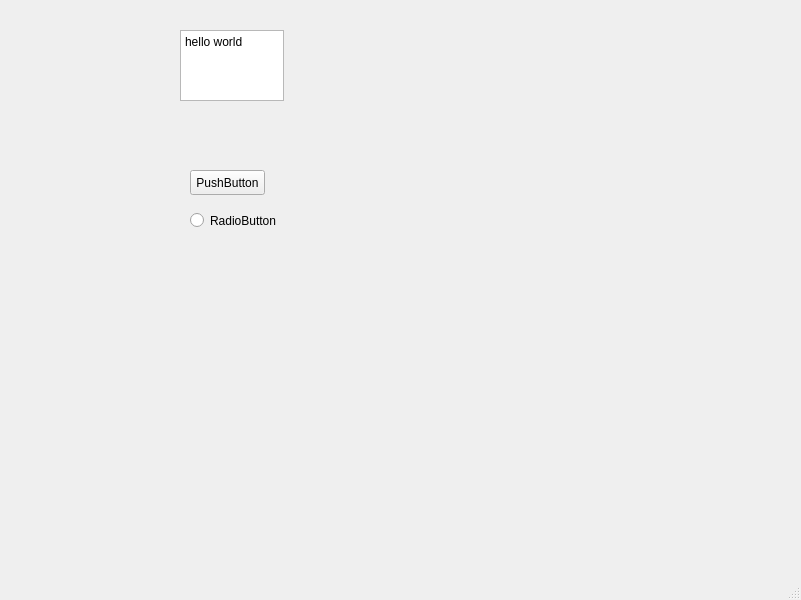
<?xml version="1.0" encoding="UTF-8"?>
<ui version="4.0">
 <class>MainWindow</class>
 <widget class="QMainWindow" name="MainWindow">
  <property name="geometry">
   <rect>
    <x>0</x>
    <y>0</y>
    <width>801</width>
    <height>600</height>
   </rect>
  </property>
  <property name="windowTitle">
   <string>MainWindow</string>
  </property>
  <widget class="QWidget" name="centralwidget">
   <widget class="QPushButton" name="pushButton">
    <property name="geometry">
     <rect>
      <x>190</x>
      <y>170</y>
      <width>75</width>
      <height>25</height>
     </rect>
    </property>
    <property name="text">
     <string>PushButton</string>
    </property>
   </widget>
   <widget class="QRadioButton" name="radioButton">
    <property name="geometry">
     <rect>
      <x>190</x>
      <y>210</y>
      <width>89</width>
      <height>21</height>
     </rect>
    </property>
    <property name="text">
     <string>RadioButton</string>
    </property>
   </widget>
   <widget class="QTextEdit" name="textEdit">
    <property name="geometry">
     <rect>
      <x>180</x>
      <y>30</y>
      <width>104</width>
      <height>71</height>
     </rect>
    </property>
    <property name="html">
     <string>&lt;!DOCTYPE HTML PUBLIC &quot;-//W3C//DTD HTML 4.0//EN&quot; &quot;http://www.w3.org/TR/REC-html40/strict.dtd&quot;&gt;
&lt;html&gt;&lt;head&gt;&lt;meta name=&quot;qrichtext&quot; content=&quot;1&quot; /&gt;&lt;style type=&quot;text/css&quot;&gt;
p, li { white-space: pre-wrap; }
&lt;/style&gt;&lt;/head&gt;&lt;body style=&quot; font-family:'SimSun'; font-size:9pt; font-weight:400; font-style:normal;&quot;&gt;
&lt;p style=&quot; margin-top:0px; margin-bottom:0px; margin-left:0px; margin-right:0px; -qt-block-indent:0; text-indent:0px;&quot;&gt;hello world&lt;/p&gt;&lt;/body&gt;&lt;/html&gt;</string>
    </property>
   </widget>
  </widget>
  <widget class="QMenuBar" name="menubar">
   <property name="geometry">
    <rect>
     <x>0</x>
     <y>0</y>
     <width>801</width>
     <height>23</height>
    </rect>
   </property>
  </widget>
  <widget class="QStatusBar" name="statusbar"/>
 </widget>
 <resources/>
 <connections/>
</ui>
